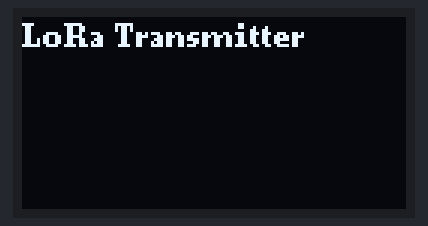
Bench run of a sketch on a simulated Arduino Uno, built with avr-gcc and run on an emulated ATmega328P. On the bench: 128×64 one-colour display. Random numbers use the default seed unless the sketch sets one; no radio packets arrive unless stated; what the sketch prints to the serial monitor is not drawn.

Above: at 0.1 s.
At 0.7 s:
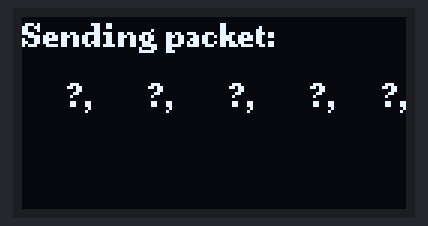

The sketch:

Tx.ino
```cpp
#include <SPI.h>
#include <LoRa.h>
#include <Wire.h>
#include <U8g2lib.h>

// Pines LoRa
#define SS 18
#define RST 14
#define DI0 26

// Inicializa la pantalla OLED
U8G2_SSD1306_128X64_NONAME_F_HW_I2C u8g2(U8G2_R0, /* reset=*/ U8X8_PIN_NONE);

// Variables globales
int packetCounter = 0;
unsigned long lastMillis = 0;
unsigned long previousMillis = 0;
const long interval = 500; // Intervalo de 500 milisegundos

void setup() {
  Serial.begin(9600);
  while (!Serial);

  // Inicializa la pantalla OLED
  u8g2.begin();
  u8g2.clearBuffer();
  u8g2.setFont(u8g2_font_ncenB08_tr);
  u8g2.drawStr(0, 10, "LoRa Transmitter");
  u8g2.sendBuffer();

  // Inicializa los pines del LoRa
  LoRa.setPins(SS, RST, DI0);

  if (!LoRa.begin(915E6)) {
    Serial.println("Starting LoRa failed!");
    u8g2.clearBuffer();
    u8g2.drawStr(0, 10, "Starting LoRa failed!");
    u8g2.sendBuffer();
    while (1);
  }

  // Sincroniza los milisegundos
  lastMillis = millis();
  previousMillis = millis();
}

void loop() {
  unsigned long currentMillis = millis();

  // Verificar si ha pasado el intervalo de tiempo
  if (currentMillis - previousMillis >= interval) {
    previousMillis = currentMillis;

    packetCounter++;

    // Genera valores aleatorios para los parámetros esperados
    char resistenciaStr[8];
    sprintf(resistenciaStr, "%+06.2f", random(0, 30000000) / 10.0);

    char altitudeStr[9];
    sprintf(altitudeStr, "%+07.2f", random(0, 10000) / 10.0);

    char latitudeStr[9];
    sprintf(latitudeStr, "%+07.2f", random(-900, 900) / 10.0);

    char longitudeStr[10];
    sprintf(longitudeStr, "%+07.2f", random(-1800, 1800) / 10.0);

    char temperatureStr[8];
    sprintf(temperatureStr, "%+06.2f", random(0, 500) / 10.0);

    char batteryLevelStr[8];
    sprintf(batteryLevelStr, "%+06.2f", random(0, 100) / 10.0);

    String transmission_status = "active";  // Puede ser cualquier valor string que desees

    // Crea el mensaje en el formato requerido
    String message = String(resistenciaStr) + "," + String(altitudeStr) + "," +
                     String(latitudeStr) + "," + String(longitudeStr) + "," +
                     String(temperatureStr) + "," + String(batteryLevelStr) + "," +

    Serial.print("Sending packet: ");
    Serial.println(message);

    // Actualiza la pantalla OLED
    u8g2.clearBuffer();
    u8g2.drawStr(0, 10, "Sending packet:");
    u8g2.drawStr(0, 30, message.c_str());
    u8g2.sendBuffer();

    // Enviar paquete
    LoRa.beginPacket();
    LoRa.print(message);
    LoRa.endPacket();
  }
}
```
